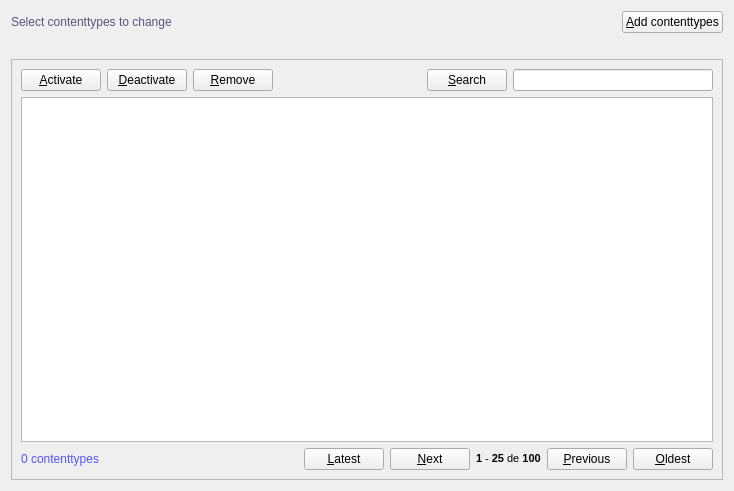
<?xml version="1.0" encoding="UTF-8"?>
<ui version="4.0">
 <class>ContentTypes</class>
 <widget class="QWidget" name="ContentTypes">
  <property name="geometry">
   <rect>
    <x>0</x>
    <y>0</y>
    <width>734</width>
    <height>491</height>
   </rect>
  </property>
  <property name="windowTitle">
   <string>Contenttypes</string>
  </property>
  <property name="windowIcon">
   <iconset resource="resources.qrc">
    <normaloff>:/default/static/default/icons/22x22/face-devilish.png</normaloff>:/default/static/default/icons/22x22/face-devilish.png</iconset>
  </property>
  <layout class="QGridLayout" name="gridLayout_2">
   <item row="0" column="0">
    <layout class="QHBoxLayout" name="horizontalLayout_2">
     <item>
      <widget class="QLabel" name="titleLabel">
       <property name="styleSheet">
        <string notr="true">color: rgb(85, 85, 127);
font: 75 14pt &quot;DejaVu Sans Mono&quot;;</string>
       </property>
       <property name="text">
        <string>Select contenttypes to change</string>
       </property>
      </widget>
     </item>
     <item>
      <spacer name="horizontalSpacer">
       <property name="orientation">
        <enum>Qt::Horizontal</enum>
       </property>
       <property name="sizeHint" stdset="0">
        <size>
         <width>40</width>
         <height>20</height>
        </size>
       </property>
      </spacer>
     </item>
     <item>
      <widget class="QPushButton" name="newPushButton">
       <property name="text">
        <string>&amp;Add contenttypes</string>
       </property>
       <property name="icon">
        <iconset resource="resources.qrc">
         <normaloff>:/default/static/default/icons/22x22/document-new.png</normaloff>:/default/static/default/icons/22x22/document-new.png</iconset>
       </property>
       <property name="shortcut">
        <string>Ctrl+N</string>
       </property>
      </widget>
     </item>
    </layout>
   </item>
   <item row="1" column="0">
    <widget class="QLabel" name="statusLabel">
     <property name="styleSheet">
      <string notr="true"/>
     </property>
     <property name="text">
      <string/>
     </property>
    </widget>
   </item>
   <item row="2" column="0">
    <widget class="QFrame" name="frame">
     <property name="frameShape">
      <enum>QFrame::StyledPanel</enum>
     </property>
     <property name="frameShadow">
      <enum>QFrame::Raised</enum>
     </property>
     <layout class="QGridLayout" name="gridLayout">
      <item row="0" column="0">
       <layout class="QHBoxLayout" name="horizontalLayout_3">
        <item>
         <widget class="QPushButton" name="activatePushButton">
          <property name="text">
           <string>&amp;Activate</string>
          </property>
          <property name="icon">
           <iconset resource="resources.qrc">
            <normaloff>:/default/static/default/icons/22x22/dialog-ok-apply.png</normaloff>:/default/static/default/icons/22x22/dialog-ok-apply.png</iconset>
          </property>
          <property name="shortcut">
           <string>Ctrl+E</string>
          </property>
         </widget>
        </item>
        <item>
         <widget class="QPushButton" name="deactivatePushButton">
          <property name="text">
           <string>&amp;Deactivate</string>
          </property>
          <property name="icon">
           <iconset resource="resources.qrc">
            <normaloff>:/default/static/default/icons/22x22/dialog-ok.png</normaloff>:/default/static/default/icons/22x22/dialog-ok.png</iconset>
          </property>
          <property name="shortcut">
           <string>Ctrl+Shift+E</string>
          </property>
         </widget>
        </item>
        <item>
         <widget class="QPushButton" name="removePushButton">
          <property name="text">
           <string>&amp;Remove</string>
          </property>
          <property name="icon">
           <iconset resource="resources.qrc">
            <normaloff>:/default/static/default/icons/22x22/edit-delete.png</normaloff>:/default/static/default/icons/22x22/edit-delete.png</iconset>
          </property>
          <property name="shortcut">
           <string>Ctrl+Del</string>
          </property>
         </widget>
        </item>
        <item>
         <spacer name="horizontalSpacer_2">
          <property name="orientation">
           <enum>Qt::Horizontal</enum>
          </property>
          <property name="sizeHint" stdset="0">
           <size>
            <width>40</width>
            <height>20</height>
           </size>
          </property>
         </spacer>
        </item>
        <item>
         <widget class="QPushButton" name="searchAdvancedPushButton">
          <property name="text">
           <string>&amp;Search</string>
          </property>
          <property name="icon">
           <iconset resource="resources.qrc">
            <normaloff>:/default/static/default/icons/22x22/page-zoom.png</normaloff>:/default/static/default/icons/22x22/page-zoom.png</iconset>
          </property>
          <property name="shortcut">
           <string>Ctrl+K</string>
          </property>
          <property name="checkable">
           <bool>false</bool>
          </property>
         </widget>
        </item>
        <item>
         <widget class="QLineEdit" name="searchLineEdit">
          <property name="minimumSize">
           <size>
            <width>200</width>
            <height>0</height>
           </size>
          </property>
          <property name="styleSheet">
           <string notr="true">color: rgb(170, 170, 255); 
font: oblique 8pt &quot;DejaVu Sans Mono&quot;;</string>
          </property>
          <property name="dragEnabled">
           <bool>true</bool>
          </property>
         </widget>
        </item>
       </layout>
      </item>
      <item row="1" column="0">
       <widget class="QTableView" name="contentTypesTableView">
        <property name="alternatingRowColors">
         <bool>true</bool>
        </property>
        <property name="sortingEnabled">
         <bool>true</bool>
        </property>
       </widget>
      </item>
      <item row="2" column="0">
       <layout class="QHBoxLayout" name="horizontalLayout">
        <item>
         <widget class="QLabel" name="statusContentTypesTableViewLabel">
          <property name="styleSheet">
           <string notr="true">color: rgb(85, 85, 255);</string>
          </property>
          <property name="text">
           <string>0 contenttypes</string>
          </property>
         </widget>
        </item>
        <item>
         <spacer name="horizontalSpacer_4">
          <property name="orientation">
           <enum>Qt::Horizontal</enum>
          </property>
          <property name="sizeHint" stdset="0">
           <size>
            <width>40</width>
            <height>20</height>
           </size>
          </property>
         </spacer>
        </item>
        <item>
         <widget class="QPushButton" name="latestPushButton">
          <property name="text">
           <string>&amp;Latest</string>
          </property>
          <property name="icon">
           <iconset resource="resources.qrc">
            <normaloff>:/default/static/default/icons/22x22/go-previous-view.png</normaloff>:/default/static/default/icons/22x22/go-previous-view.png</iconset>
          </property>
          <property name="shortcut">
           <string>Ctrl+Shift+Left, Ctrl+Shift+PgUp</string>
          </property>
         </widget>
        </item>
        <item>
         <widget class="QPushButton" name="nextPushButton">
          <property name="text">
           <string>&amp;Next</string>
          </property>
          <property name="icon">
           <iconset resource="resources.qrc">
            <normaloff>:/default/static/default/icons/22x22/go-previous.png</normaloff>:/default/static/default/icons/22x22/go-previous.png</iconset>
          </property>
          <property name="shortcut">
           <string>Ctrl+Left, Ctrl+PgUp</string>
          </property>
         </widget>
        </item>
        <item>
         <widget class="QLabel" name="statusPaginationLabel">
          <property name="text">
           <string>&lt;!DOCTYPE HTML PUBLIC &quot;-//W3C//DTD HTML 4.0//EN&quot; &quot;http://www.w3.org/TR/REC-html40/strict.dtd&quot;&gt;
&lt;html&gt;&lt;head&gt;&lt;meta name=&quot;qrichtext&quot; content=&quot;1&quot; /&gt;&lt;style type=&quot;text/css&quot;&gt;
p, li { white-space: pre-wrap; }
&lt;/style&gt;&lt;/head&gt;&lt;body style=&quot; font-family:'DejaVu Sans Mono'; font-size:8pt; font-weight:400; font-style:normal;&quot;&gt;
&lt;p style=&quot; margin-top:0px; margin-bottom:0px; margin-left:0px; margin-right:0px; -qt-block-indent:0; text-indent:0px;&quot;&gt;&lt;span style=&quot; font-weight:600;&quot;&gt;1&lt;/span&gt; - &lt;span style=&quot; font-weight:600;&quot;&gt;25&lt;/span&gt; de &lt;span style=&quot; font-weight:600;&quot;&gt;100&lt;/span&gt;&lt;/p&gt;&lt;/body&gt;&lt;/html&gt;</string>
          </property>
         </widget>
        </item>
        <item>
         <widget class="QPushButton" name="previousPushButton">
          <property name="text">
           <string>&amp;Previous</string>
          </property>
          <property name="icon">
           <iconset resource="resources.qrc">
            <normaloff>:/default/static/default/icons/22x22/go-next.png</normaloff>:/default/static/default/icons/22x22/go-next.png</iconset>
          </property>
          <property name="shortcut">
           <string>Ctrl+Right, Ctrl+PgDown</string>
          </property>
         </widget>
        </item>
        <item>
         <widget class="QPushButton" name="oldestPushButton">
          <property name="text">
           <string>&amp;Oldest</string>
          </property>
          <property name="icon">
           <iconset resource="resources.qrc">
            <normaloff>:/default/static/default/icons/22x22/go-next-view.png</normaloff>:/default/static/default/icons/22x22/go-next-view.png</iconset>
          </property>
          <property name="shortcut">
           <string>Ctrl+Shift+Right, Ctrl+Shift+PgDown</string>
          </property>
         </widget>
        </item>
       </layout>
      </item>
     </layout>
    </widget>
   </item>
  </layout>
 </widget>
 <tabstops>
  <tabstop>contentTypesTableView</tabstop>
  <tabstop>newPushButton</tabstop>
  <tabstop>activatePushButton</tabstop>
  <tabstop>deactivatePushButton</tabstop>
  <tabstop>removePushButton</tabstop>
  <tabstop>searchAdvancedPushButton</tabstop>
  <tabstop>searchLineEdit</tabstop>
  <tabstop>latestPushButton</tabstop>
  <tabstop>nextPushButton</tabstop>
  <tabstop>previousPushButton</tabstop>
  <tabstop>oldestPushButton</tabstop>
 </tabstops>
 <resources>
  <include location="resources.qrc"/>
 </resources>
 <connections/>
</ui>
